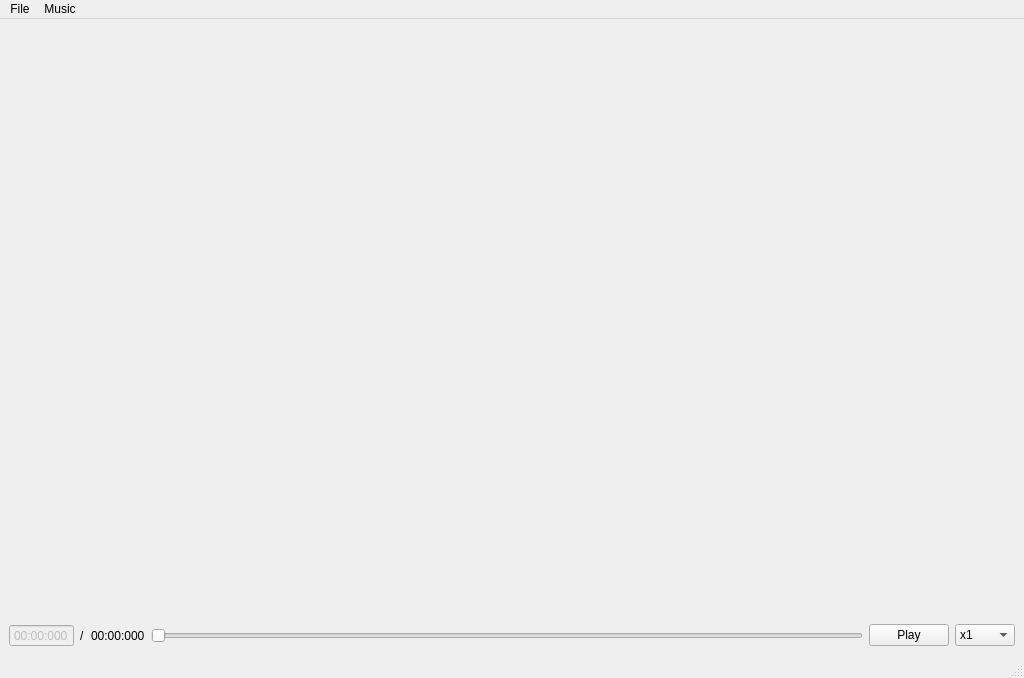
<?xml version="1.0" encoding="UTF-8"?>
<ui version="4.0">
 <class>MainWindow</class>
 <widget class="QMainWindow" name="MainWindow">
  <property name="geometry">
   <rect>
    <x>0</x>
    <y>0</y>
    <width>1024</width>
    <height>678</height>
   </rect>
  </property>
  <property name="windowTitle">
   <string>Mouse n Music - Editor</string>
  </property>
  <widget class="QWidget" name="centralwidget">
   <layout class="QVBoxLayout" name="verticalLayout_2">
    <item>
     <spacer name="verticalSpacer">
      <property name="orientation">
       <enum>Qt::Vertical</enum>
      </property>
      <property name="sizeHint" stdset="0">
       <size>
        <width>20</width>
        <height>40</height>
       </size>
      </property>
     </spacer>
    </item>
    <item>
     <layout class="QHBoxLayout" name="horizontalLayout_3">
      <item>
       <widget class="QTimeEdit" name="timeEdit">
        <property name="enabled">
         <bool>false</bool>
        </property>
        <property name="readOnly">
         <bool>false</bool>
        </property>
        <property name="buttonSymbols">
         <enum>QAbstractSpinBox::NoButtons</enum>
        </property>
        <property name="keyboardTracking">
         <bool>false</bool>
        </property>
        <property name="displayFormat">
         <string>mm:ss:zzz</string>
        </property>
        <property name="calendarPopup">
         <bool>false</bool>
        </property>
        <property name="currentSectionIndex">
         <number>0</number>
        </property>
       </widget>
      </item>
      <item>
       <widget class="QLabel" name="label">
        <property name="text">
         <string>/</string>
        </property>
       </widget>
      </item>
      <item>
       <widget class="QLabel" name="songLengthLabel">
        <property name="text">
         <string>00:00:000</string>
        </property>
       </widget>
      </item>
      <item>
       <widget class="QSlider" name="timeBar">
        <property name="maximum">
         <number>10000</number>
        </property>
        <property name="orientation">
         <enum>Qt::Horizontal</enum>
        </property>
       </widget>
      </item>
      <item>
       <widget class="QPushButton" name="playButton">
        <property name="text">
         <string>Play</string>
        </property>
       </widget>
      </item>
      <item>
       <widget class="QComboBox" name="comboBox">
        <property name="currentIndex">
         <number>3</number>
        </property>
        <item>
         <property name="text">
          <string>x0.25</string>
         </property>
        </item>
        <item>
         <property name="text">
          <string>x0.5</string>
         </property>
        </item>
        <item>
         <property name="text">
          <string>x0.75</string>
         </property>
        </item>
        <item>
         <property name="text">
          <string>x1</string>
         </property>
        </item>
        <item>
         <property name="text">
          <string>x1.25</string>
         </property>
        </item>
        <item>
         <property name="text">
          <string>x1.5</string>
         </property>
        </item>
        <item>
         <property name="text">
          <string>x2</string>
         </property>
        </item>
        <item>
         <property name="text">
          <string>x4</string>
         </property>
        </item>
       </widget>
      </item>
     </layout>
    </item>
   </layout>
  </widget>
  <widget class="QMenuBar" name="menubar">
   <property name="geometry">
    <rect>
     <x>0</x>
     <y>0</y>
     <width>1024</width>
     <height>25</height>
    </rect>
   </property>
   <widget class="QMenu" name="menuFile">
    <property name="title">
     <string>File</string>
    </property>
    <addaction name="actionNewSong"/>
    <addaction name="actionOpen_Map"/>
    <addaction name="actionSave"/>
   </widget>
   <widget class="QMenu" name="menuPlayer">
    <property name="title">
     <string>Music</string>
    </property>
    <addaction name="actionPlay_Pause"/>
    <addaction name="actionSong_Info"/>
    <addaction name="actionPlay_Metronome"/>
   </widget>
   <addaction name="menuFile"/>
   <addaction name="menuPlayer"/>
  </widget>
  <widget class="QStatusBar" name="statusbar"/>
  <action name="actionNewSong">
   <property name="text">
    <string>New Song</string>
   </property>
   <property name="shortcut">
    <string>Ctrl+N</string>
   </property>
  </action>
  <action name="actionOpen_Map">
   <property name="text">
    <string>Open Map</string>
   </property>
   <property name="shortcut">
    <string>Ctrl+O</string>
   </property>
  </action>
  <action name="actionPlay_Pause">
   <property name="text">
    <string>Play/Pause</string>
   </property>
   <property name="shortcut">
    <string>Space</string>
   </property>
  </action>
  <action name="actionSong_Info">
   <property name="text">
    <string>Song Info</string>
   </property>
   <property name="shortcut">
    <string>I</string>
   </property>
  </action>
  <action name="actionPlay_Metronome">
   <property name="checkable">
    <bool>true</bool>
   </property>
   <property name="text">
    <string>Play Metronome</string>
   </property>
   <property name="shortcut">
    <string>M</string>
   </property>
  </action>
  <action name="actionSave">
   <property name="text">
    <string>Save</string>
   </property>
   <property name="shortcut">
    <string>Ctrl+S</string>
   </property>
  </action>
 </widget>
 <resources/>
 <connections/>
</ui>
